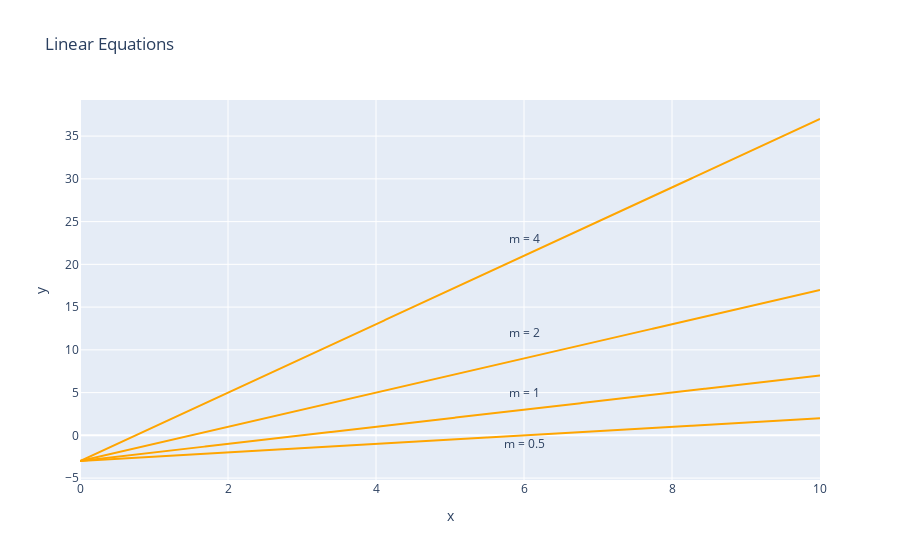

This figure's notebook cell:
### Markdown cell above
# Pre-calculus

### Learning Objectives:
- [The Meaning Of Calculus](#The-Meaning-Of-Calculus)


# The Meaning Of Calculus

In short, __calculus__ is the study of change. More specifically, in the field of calculus, we concern ourselves with the question: "How does a quantity Y change with respect to some quantity X?". Before diving into calculus, we will go over __linear equations/functions__ , which are functions that describe straight lines. These functions are given in the general form of:

$$ f(x) = y = mx + c$$

Where, y is the __output__, x is the __input__, c is the __y-intercept__ and m is __slope or gradient__.

$f(x)$ denotes a __function__ of x, which just means a quantity that is affected by the input, x. With different combinations of the parameters m and c we can describe any straight line on the 2-D plane. However, our main reason for covering this equation is the slope, m. Consider the 4 examples plotted below:

$$(1) \; y_{A} = 0.5x - 3$$
$$(2) \; y_{B} = x - 3$$
$$(3) \; y_{C} = 2x - 3$$
$$(4) \; y_{D} = 4x - 3$$

### Code cell
# Visualization Code


import numpy as np
import plotly.graph_objects as go

x_vals = np.linspace(0, 10, 1000)
m = [0.5, 1, 2, 4]
c = -3

fig = go.Figure(data=[go.Scatter(
    x=x_vals, 
    y=(m[0]*x_vals + c),
    marker_color = "orange"
)])

fig.update_layout(
    title="Linear Equations",
    xaxis_title="x",
    yaxis_title="y",
)
fig.add_trace(go.Scatter(x=x_vals, y=m[1]*x_vals + c,marker_color="orange"))
fig.add_trace(go.Scatter(x=x_vals, y=m[2]*x_vals + c,marker_color="orange"))
fig.add_trace(go.Scatter(x=x_vals, y=m[3]*x_vals + c,marker_color="orange"))
# adding annotations
fig.add_annotation(
            x=6,
            y=23,
            text="m = 4")
fig.add_annotation(
            x=6,
            y=12,
            text="m = 2")
fig.add_annotation(
            x=6,
            y=5,
            text="m = 1")
fig.add_annotation(
            x=6,
            y=-1,
            text="m = 0.5")
fig.update_annotations(dict(
            xref="x",
            yref="y",
            showarrow=False,
            ax=0,
            ay=-40
))

fig.update_layout(showlegend=False)
fig.show()

### Figure 1 — Plotly figure (JSON) as saved in the notebook; plotly's stock layout.template omitted (floating-point values rounded to 4 significant figures; data arrays with more than 128 entries replaced by an {"elided": "..."} marker saying what was removed)
{"data": [{"marker": {"color": "orange"}, "type": "scatter", "x": {"elided": "1000 float values"}, "y": {"elided": "1000 float values"}}, {"marker": {"color": "orange"}, "type": "scatter", "x": {"elided": "1000 float values"}, "y": {"elided": "1000 float values"}}, {"marker": {"color": "orange"}, "type": "scatter", "x": {"elided": "1000 float values"}, "y": {"elided": "1000 float values"}}, {"marker": {"color": "orange"}, "type": "scatter", "x": {"elided": "1000 float values"}, "y": {"elided": "1000 float values"}}], "layout": {"annotations": [{"ax": 0, "ay": -40, "showarrow": false, "text": "m = 4", "x": 6, "xref": "x", "y": 23, "yref": "y"}, {"ax": 0, "ay": -40, "showarrow": false, "text": "m = 2", "x": 6, "xref": "x", "y": 12, "yref": "y"}, {"ax": 0, "ay": -40, "showarrow": false, "text": "m = 1", "x": 6, "xref": "x", "y": 5, "yref": "y"}, {"ax": 0, "ay": -40, "showarrow": false, "text": "m = 0.5", "x": 6, "xref": "x", "y": -1, "yref": "y"}], "showlegend": false, "title": {"text": "Linear Equations"}, "xaxis": {"title": {"text": "x"}}, "yaxis": {"title": {"text": "y"}}}}
